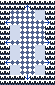

Rendered tile map (Tiled .tmx) drawn with the repository's tilesets; below, a short description and the full map source, tile grids included:
An orthogonal 11x17 tile map with 5x5 px tiles, 1 tile layer (Tile Layer 1).

<map version="1.10" tiledversion="1.11.1" orientation="orthogonal" renderorder="right-up" width="11" height="17" tilewidth="5" tileheight="5" infinite="0" nextlayerid="4" nextobjectid="1">
 <properties>
  <property name="ambient_light" type="float" value="0" />
  <property name="skybox_bottom" value="sky2_bottom.png" />
  <property name="skybox_east" value="sky2_east.png" />
  <property name="skybox_north" value="sky2_north.png" />
  <property name="skybox_south" value="sky2_south.png" />
  <property name="skybox_top" value="sky2_top.png" />
  <property name="skybox_west" value="sky2_west.png" />
 </properties>
 <tileset firstgid="1" source="tileset.tsx" />
 <layer id="1" name="Tile Layer 1" width="11" height="17">
  <data encoding="csv">
2,2,2,2,2,2,2,2,2,2,2,
2,2,2,2,2,4,2,2,2,2,2,
2,2,7,7,7,7,7,1,1,2,2,
2,2,7,7,7,7,7,1,1,2,2,
2,5,7,7,7,7,7,7,7,3,2,
2,2,1,1,7,7,7,7,7,2,2,
2,2,1,1,7,7,7,7,7,2,2,
2,2,1,1,7,7,7,7,7,2,2,
2,5,7,7,7,7,7,7,7,3,2,
2,2,1,1,7,7,7,1,1,2,2,
2,2,1,1,7,7,7,1,1,2,2,
2,2,1,1,7,7,7,1,1,2,2,
2,5,7,7,7,7,7,7,7,3,2,
2,2,1,1,7,7,7,1,1,2,2,
2,2,1,1,7,7,7,1,1,2,2,
2,2,2,2,2,6,2,2,2,2,2,
2,2,2,2,2,2,2,2,2,2,2
</data>
 </layer>
</map>